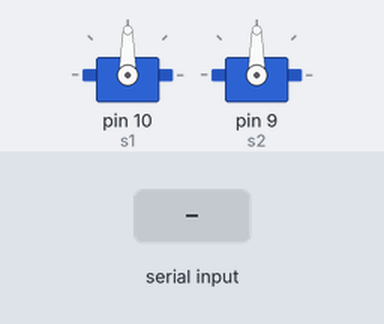
Bench run of a sketch on a simulated Arduino Uno, built with avr-gcc and run on an emulated ATmega328P. On the bench: 2 × servo. The test bench sets the inputs (shaded band).

Above: at 1.2 s.
1.3 s: "90,45," received over Serial
At 3.1 s:
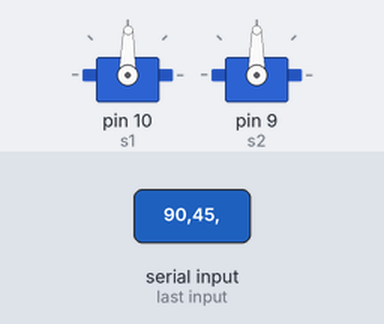
3.8 s: "30,150," received over Serial
At 6.2 s:
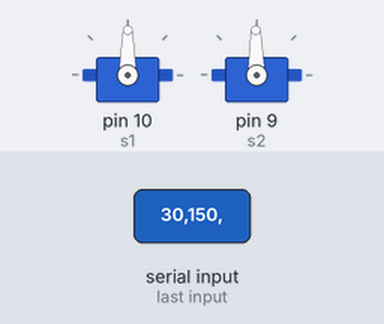
Timing chart, 0 to 7.7 s (numbered marks = the images above; inputs shaded):
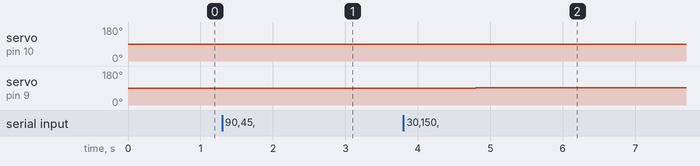

The sketch:

CodiceArduino.ino
```cpp
#include <Servo.h>

// C++ code
//
Servo s1;
Servo s2;
String x;
int versox = 1;
int versoy = 1;
int posx = 0;
int posy = 60;
void setup() {
  s1.attach(10);
  s2.attach(9);
  Serial.begin(460800);
}

void loop() {
  if (Serial.available()) {
    String pos = Serial.readStringUntil(',');
    posx = pos.toInt();
    posy = Serial.readStringUntil('\n').toInt();
    if (posx == -1 && posy == -1) {
      posx = s1.read();
      posy = s2.read();
      s1.write(posx + versox);
      s2.write(posy + versoy);
      if (s1.read() == 180 || s1.read() == 0) {
        versox *= -1;
      }
      if (s2.read() > 110 || s2.read() < 60) {
        versoy *= -1;
        if (s2.read() >= 110)
          s2.write(109);
        else
          s2.write(61);
      }
    } else {
      if (posx < 40) {
        s1.write(s1.read() + 1);
      } else if (posx > 60) {
        s1.write(s1.read() - 1);
      }
      if (posy < 40) {
        s2.write(s2.read() - 1);
      } else if (posy > 60) {
        s2.write(s2.read() + 1);
      }
    }
    delay(20);
  }
}
```

Measured:
- after the input at 1.3 s, servo on pin 10 (s1): 90° → 89° after 1.0 s
- after the input at 3.8 s, servo on pin 10 (s1): 89° → 90° after 1.0 s; servo on pin 9 (s2): 90° → 91° after 1.0 s
